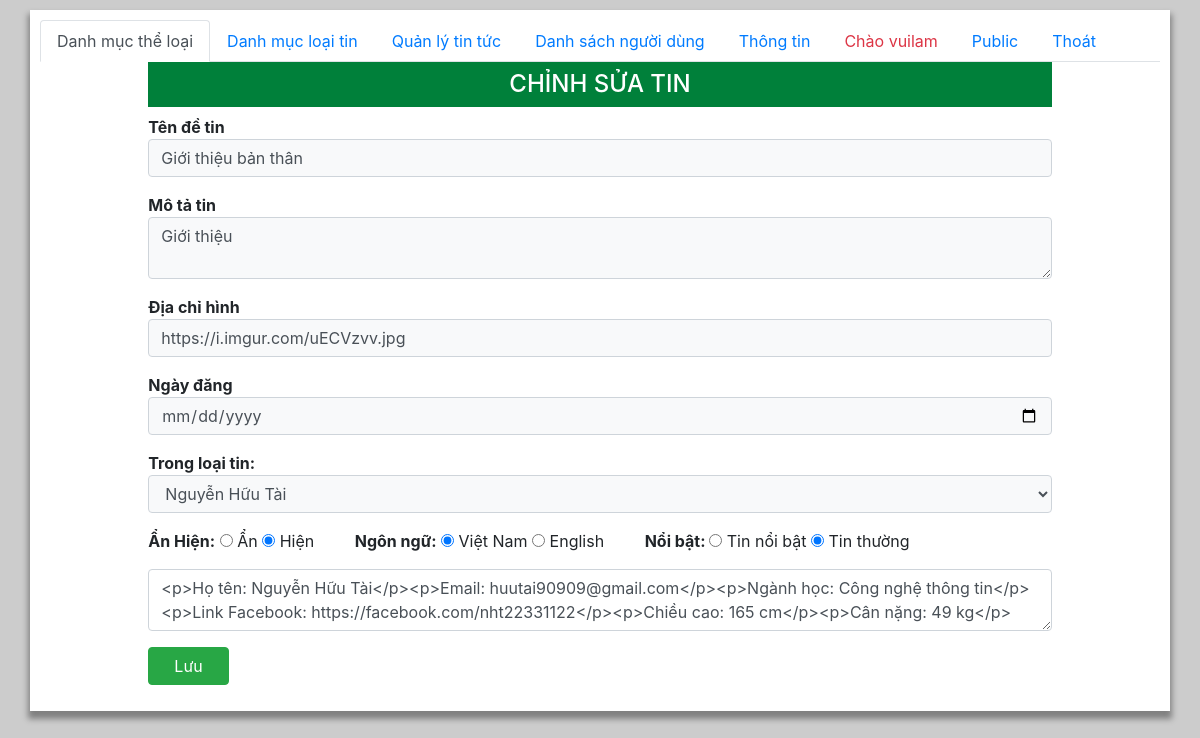
Screenshot of /admin/tin_sua.php?idTin=818 (signed in) with the database file from the repository.
### tables this page shows
CREATE TABLE `tin` (
  `idTin` int(11) NOT NULL,
  `lang` char(2) NOT NULL DEFAULT 'vi',
  `TieuDe` varchar(255) NOT NULL DEFAULT '',
  `slug` varchar(255) NOT NULL,
  `TomTat` varchar(1000) DEFAULT NULL,
  `urlHinh` varchar(255) DEFAULT NULL,
  `Ngay` timestamp DEFAULT current_timestamp(),
  `Content` text DEFAULT NULL,
  `idLT` int(11) NOT NULL DEFAULT 0,
  `SoLanXem` int(11) DEFAULT 0,
  `NoiBat` tinyint(1) DEFAULT 0,
  `AnHien` tinyint(1) DEFAULT 1,
  `tags` varchar(2000) DEFAULT NULL
);

### functions.php (called while the page is built, shortened)
<?php
  function executeResult($sql)  {
    $conn= new mysqli(DB_HOST,DB_USERNAME,DB_PASSWORD,DB_NAME);
    mysqli_set_charset($conn, "utf8");
    $result=mysqli_query($conn,$sql);
    $data=[];
    if($result!=null){
        while ($row=mysqli_fetch_assoc($result)) {
            $data[]=$row;
        }
    }
    return $data;
  }
?>

### admin/tin_sua.php (the view, shortened to what this page needs)
<?php
require_once "../functions.php";
?>
<?php
$idTin = $_GET['idTin']??0;
if ( $idTin >0 ){
    $sql="SELECT * FROM tin WHERE idTin =$idTin";
    $result=executeResult($sql);
}
else {
   header('Location: index.php?page=tin'); exit();
}
$sql="SELECT * FROM loaitin ORDER BY ThuTu";
$listLT = executeResult($sql);
?>
<html>
<head>
   <link href='https://unpkg.com/boxicons@2.0.9/css/boxicons.min.css' rel='stylesheet'>
   <link rel="stylesheet" href="https://maxcdn.bootstrapcdn.com/bootstrap/4.4.1/css/bootstrap.min.css">
   <link rel="stylesheet" href="./main.css">
</head>
<body>
   <div class="container">
   <?php require_once "menu.php";?>
   <div class="tab-content">
      <div class="tab-pane active" id="">
      <div class="col-10 m-auto" >
         <h2 class="py-2 text-center h4 ">CHỈNH SỬA TIN</h2>
         <form action="" method="post">
            <div class="mb-3">
                  <label>Tên đề tin</label>
                  <input class="form-control bg-light" type="text" name="TieuDe" value="<?= $result[0]['TieuDe']??"" ?>">
            </div>
            <div class="mb-3">
                  <label>Mô tả tin</label>
                  <textarea name="TomTat" class="form-control bg-light"><?= $result[0]['TomTat']??"" ?></textarea>
            </div>
            <div class="mb-3">
                  <label>Địa chỉ hình</label>
                  <input class="form-control bg-light" type="text" name="urlHinh" value="<?= $result[0]['urlHinh']??"" ?>">
            </div>
            <div class="mb-3">
                  <label>Ngày đăng</label>
                  <input class="form-control bg-light" type="date" name="Ngay" value="<?= $result[0]['Ngay']??"" ?>">
            </div>
            <div class="mb-3">
               <label>Trong loại tin:</label>
               <select name="idLT"class="form-control bg-light">
                  <?php
                  foreach ($listLT as $item) {
                     if ($item['idLT'] == $result[0]['idLT'])
                     echo "<option selected value='$item[idLT]' > $item[Ten] </option>";
                     else
                     echo "<option value='$item[idLT]' > $item[Ten] </option>";
                  }
                  ?>
               </select>
            </div>
            <div class="mb-3">
               <b style="min-width:10px">Ẩn Hiện:</b>
               <input type="radio" name="AnHien" value="0" <?= ($result[0]['AnHien']==0)? "checked":"" ?> > Ẩn
               <input type="radio" name="AnHien" value="1" <?= ($result[0]['AnHien']==1)? "checked":"" ?> > Hiện
               &nbsp; &nbsp; &nbsp; &nbsp;
               <b>Ngôn ngữ:</b>
               <input type="radio" name="lang" value="vi" <?= ($result[0]['lang']=='vi')? "checked":"" ?> > Việt Nam
               <input type="radio" name="lang" value="en" <?= ($result[0]['lang']=='en')? "checked":"" ?> > English
               &nbsp; &nbsp; &nbsp; &nbsp;
               <b>Nổi bật: </b>
               <input type="radio" name="NoiBat" value="1" <?= ($result[0]['NoiBat']==1)? "checked":"" ?> > Tin nổi bật
               <input type="radio" name="NoiBat" value="0" <?= ($result[0]['NoiBat']==0)? "checked":"" ?> > Tin thường
            </div>
            <div class="mb-3">
            <textarea name="Content" id="Content" class="form-control"><?= $result[0]['Content']??"" ?></textarea>
            </div>
            <div class="mb-3">
            <button class="btn btn-success px-3" name="submit"> &nbsp; Lưu &nbsp; </button>
            </div>
         </form>
         </div>
      </div>
   </div>
   </div>
</body>
</html>

### admin/main.css (style rules this page uses)
body { width: 100%; min-height:100vh; background: #ccc; }
.container { margin: auto; margin-top: 10px; width: 1200px; padding: 10px; overflow: hidden; background: #fff; box-shadow: 0 6px 6px 2px rgba(0, 0, 0, 0.372) ; }
.container h2 { background: rgb(0, 128, 58); color: #fff; }
label { min-width: 120px; font-weight: 700; margin: 0; }
button { border: 1px double #333; border-radius: 3px; outline: none; }

### rows the page displays
tin: TieuDe "Giới thiệu bản thân", TomTat "Giới thiệu", urlHinh "https://i.imgur.com/uECVzvv.jpg", AnHien "☑", lang "☑", NoiBat "☑", Content "<p>Họ tên: Nguyễn Hữu Tài</p><p>Email: huutai90909@gmail.com</p><p>Ngành học: Công nghệ thông tin</p><p>Link Facebook: https://facebook.com/nht22331122</p><p>Chiều cao: 165 cm</p><p>Cân nặng: 49 kg</p>"

### other values shown
$_SESSION['un'] "vuilam"
form field idLT "Nguyễn Hữu Tài"
